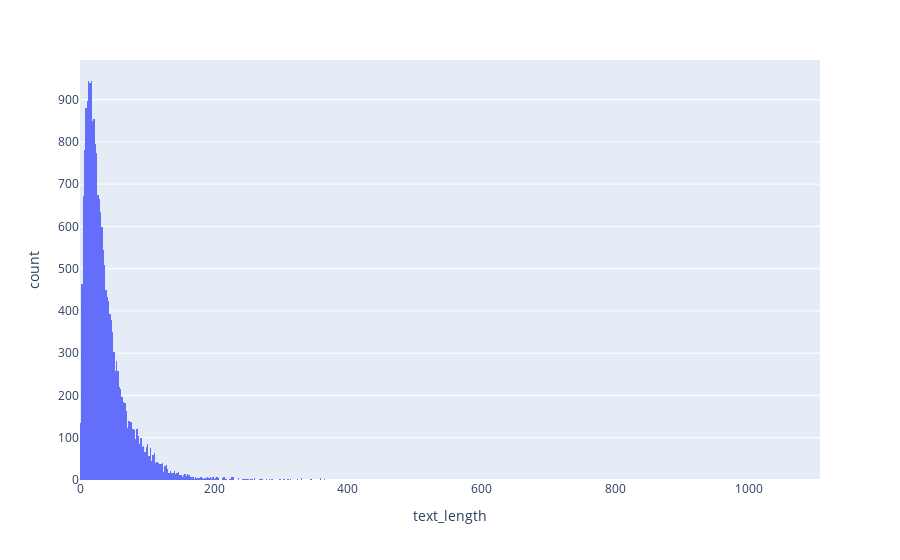

The code cell stored with this chart in its notebook:
### Code cell
fig = px.histogram(df, x="text_length")
fig.show()

### Figure 1 — Plotly figure (JSON) as saved in the notebook; plotly's stock layout.template omitted (floating-point values rounded to 4 significant figures; data arrays with more than 128 entries replaced by an {"elided": "..."} marker saying what was removed)
{"data": [{"alignmentgroup": "True", "bingroup": "x", "hovertemplate": "text_length=%{x}<br>count=%{y}<extra></extra>", "legendgroup": "", "marker": {"color": "#636efa", "pattern": {"shape": ""}}, "name": "", "offsetgroup": "", "orientation": "v", "showlegend": false, "type": "histogram", "x": {"elided": "21072 int values"}, "xaxis": "x", "yaxis": "y"}], "layout": {"barmode": "relative", "legend": {"tracegroupgap": 0}, "margin": {"t": 60}, "xaxis": {"anchor": "y", "domain": [0, 1], "title": {"text": "text_length"}}, "yaxis": {"anchor": "x", "domain": [0, 1], "title": {"text": "count"}}}}
